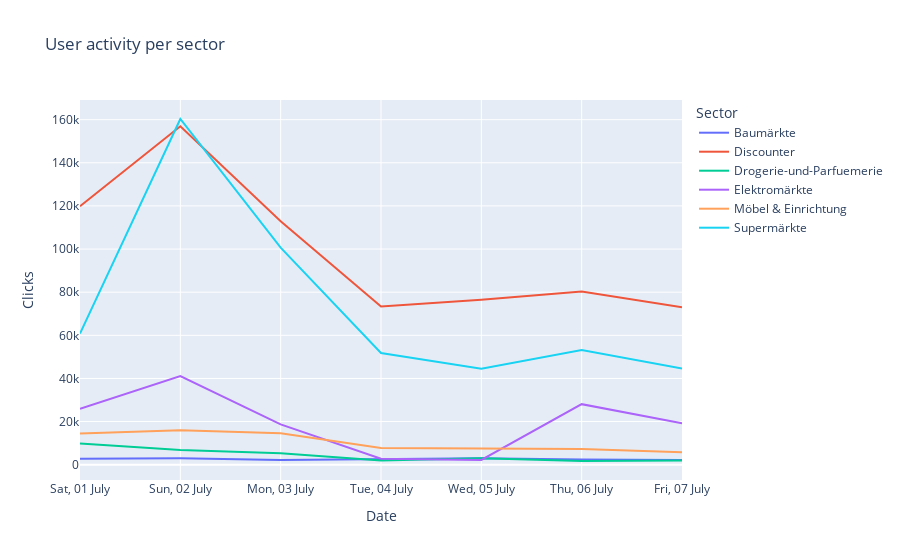

The notebook cell this image was saved under:
### Markdown cell above
Line plot of clicks per day per sector

### Code cell
fig = go.Figure()

fig = px.line(traffic_per_sector_per_day, x="date", y="clicks", color='sector_name', title='User activity per sector')\
     .update_layout(yaxis_title='Clicks', legend_title='Sector')

fig.update_xaxes(
    title='Date',
    tickformat="%a, %d %B"
)
fig.show()

### Figure 1 — Plotly figure (JSON) as saved in the notebook; plotly's stock layout.template omitted (floating-point values rounded to 4 significant figures)
{"data": [{"hovertemplate": "sector_name=Baumärkte<br>date=%{x}<br>clicks=%{y}<extra></extra>", "legendgroup": "Baumärkte", "line": {"color": "#636efa", "dash": "solid"}, "marker": {"symbol": "circle"}, "mode": "lines", "name": "Baumärkte", "orientation": "v", "showlegend": true, "type": "scatter", "x": ["2023-07-01T00:00:00", "2023-07-02T00:00:00", "2023-07-03T00:00:00", "2023-07-04T00:00:00", "2023-07-05T00:00:00", "2023-07-06T00:00:00", "2023-07-07T00:00:00"], "xaxis": "x", "y": [2768, 2969, 2222, 2724, 3042, 2352, 2191], "yaxis": "y"}, {"hovertemplate": "sector_name=Discounter<br>date=%{x}<br>clicks=%{y}<extra></extra>", "legendgroup": "Discounter", "line": {"color": "#EF553B", "dash": "solid"}, "marker": {"symbol": "circle"}, "mode": "lines", "name": "Discounter", "orientation": "v", "showlegend": true, "type": "scatter", "x": ["2023-07-01T00:00:00", "2023-07-02T00:00:00", "2023-07-03T00:00:00", "2023-07-04T00:00:00", "2023-07-05T00:00:00", "2023-07-06T00:00:00", "2023-07-07T00:00:00"], "xaxis": "x", "y": [119852, 156944, 112942, 73393, 76548, 80288, 73039], "yaxis": "y"}, {"hovertemplate": "sector_name=Drogerie-und-Parfuemerie<br>date=%{x}<br>clicks=%{y}<extra></extra>", "legendgroup": "Drogerie-und-Parfuemerie", "line": {"color": "#00cc96", "dash": "solid"}, "marker": {"symbol": "circle"}, "mode": "lines", "name": "Drogerie-und-Parfuemerie", "orientation": "v", "showlegend": true, "type": "scatter", "x": ["2023-07-01T00:00:00", "2023-07-02T00:00:00", "2023-07-03T00:00:00", "2023-07-04T00:00:00", "2023-07-05T00:00:00", "2023-07-06T00:00:00", "2023-07-07T00:00:00"], "xaxis": "x", "y": [9824, 6790, 5308, 1930, 2981, 1711, 1989], "yaxis": "y"}, {"hovertemplate": "sector_name=Elektromärkte<br>date=%{x}<br>clicks=%{y}<extra></extra>", "legendgroup": "Elektromärkte", "line": {"color": "#ab63fa", "dash": "solid"}, "marker": {"symbol": "circle"}, "mode": "lines", "name": "Elektromärkte", "orientation": "v", "showlegend": true, "type": "scatter", "x": ["2023-07-01T00:00:00", "2023-07-02T00:00:00", "2023-07-03T00:00:00", "2023-07-04T00:00:00", "2023-07-05T00:00:00", "2023-07-06T00:00:00", "2023-07-07T00:00:00"], "xaxis": "x", "y": [25961, 41134, 18670, 2741, 2228, 28067, 19151], "yaxis": "y"}, {"hovertemplate": "sector_name=Möbel & Einrichtung<br>date=%{x}<br>clicks=%{y}<extra></extra>", "legendgroup": "Möbel & Einrichtung", "line": {"color": "#FFA15A", "dash": "solid"}, "marker": {"symbol": "circle"}, "mode": "lines", "name": "Möbel & Einrichtung", "orientation": "v", "showlegend": true, "type": "scatter", "x": ["2023-07-01T00:00:00", "2023-07-02T00:00:00", "2023-07-03T00:00:00", "2023-07-04T00:00:00", "2023-07-05T00:00:00", "2023-07-06T00:00:00", "2023-07-07T00:00:00"], "xaxis": "x", "y": [14434, 16006, 14627, 7764, 7510, 7320, 5820], "yaxis": "y"}, {"hovertemplate": "sector_name=Supermärkte<br>date=%{x}<br>clicks=%{y}<extra></extra>", "legendgroup": "Supermärkte", "line": {"color": "#19d3f3", "dash": "solid"}, "marker": {"symbol": "circle"}, "mode": "lines", "name": "Supermärkte", "orientation": "v", "showlegend": true, "type": "scatter", "x": ["2023-07-01T00:00:00", "2023-07-02T00:00:00", "2023-07-03T00:00:00", "2023-07-04T00:00:00", "2023-07-05T00:00:00", "2023-07-06T00:00:00", "2023-07-07T00:00:00"], "xaxis": "x", "y": [60821, 160315, 100630, 51798, 44546, 53198, 44554], "yaxis": "y"}], "layout": {"legend": {"title": {"text": "Sector"}, "tracegroupgap": 0}, "title": {"text": "User activity per sector"}, "xaxis": {"anchor": "y", "domain": [0, 1], "tickformat": "%a, %d %B", "title": {"text": "Date"}}, "yaxis": {"anchor": "x", "domain": [0, 1], "title": {"text": "Clicks"}}}}
